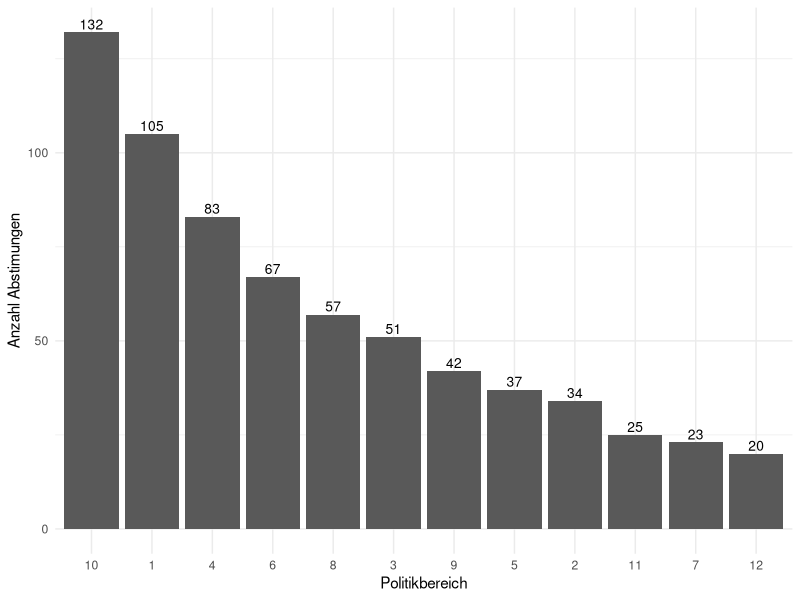
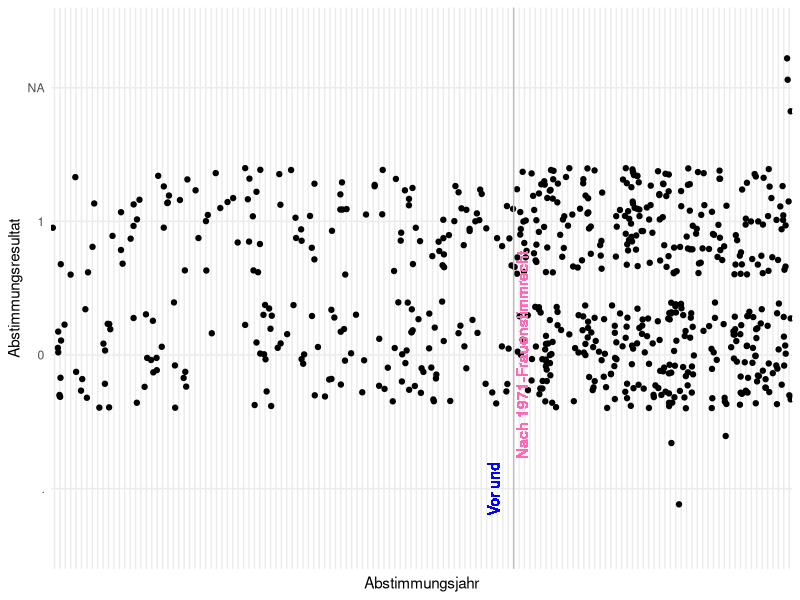
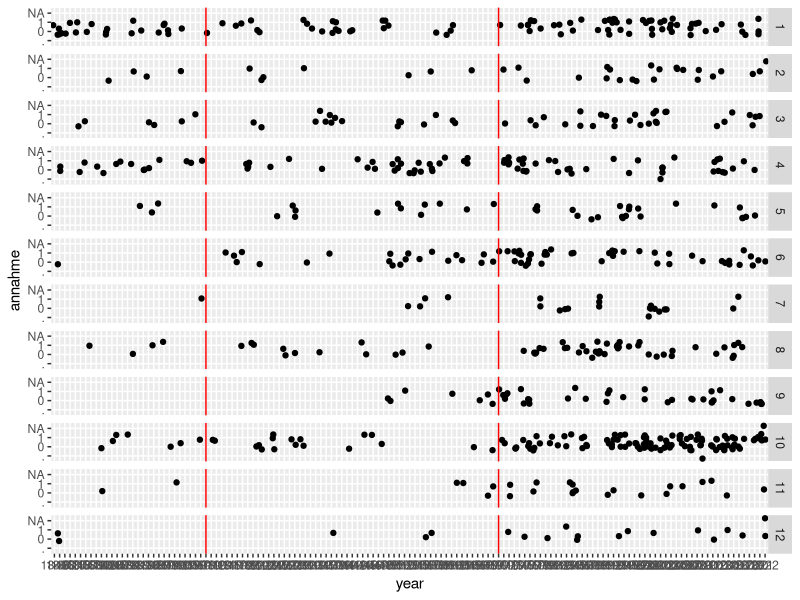
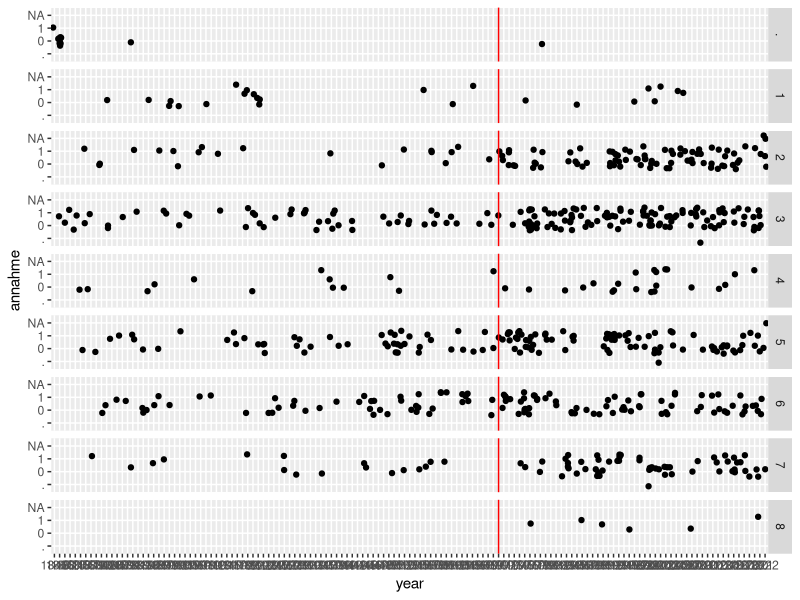

The R source for these figures, in order:
## ---- chunk 1
library(tidyverse)
library(dplyr)
library(tidyr)

svd <- read_csv2("swissvotes_dataset.csv")
## ---- chunk 2
pol_ber <- svd %>% count(d1e1, sort = TRUE)
pol_ber

ggplot(pol_ber, aes(reorder(d1e1, desc(n)), n)) +
  geom_bar(stat="identity") + 
  theme_minimal() +
  labs(x="Politikbereich", y="Anzahl Abstimungen")+
  geom_text(aes(label=n), vjust=-0.3, size=3.5)

## ---- chunk 3
#erstellen einer Spalte nur mit dem Datum als Jahr
year <- format(as.POSIXct(svd$datum, format='%d.%m.%Y'), format="%Y")
mutate(svd, jahr=year)

## ---- chunk 4
ggplot(svd, aes(year, annahme)) + 
  geom_jitter() + 
  theme_minimal()+
  theme(axis.ticks.x = element_blank(), 
        axis.text.x = element_blank()) +
  labs(x="Abstimmungsjahr", y="Abstimmungsresultat")+
  geom_vline(xintercept = "1971", colour = 'grey') +
  geom_text(aes(x='1971', label='Vor und', y="."), colour = 'blue', angle=90, vjust=-1.2, text=element_text(size = 3)) +
  geom_text(aes(x='1971', label='Nach 1971-Frauenstimmrecht', y="0"), colour = 'hotpink', angle=90, vjust=1.2, text=element_text(size = 3))

ggplot(svd, aes(year, annahme)) + 
  geom_jitter() + 
  facet_grid(rows = vars(d1e1)) + 
  geom_vline(xintercept = c("1971","1910"), colour = 'red')

ggplot(svd, aes(year, annahme)) + 
  geom_jitter() + 
  facet_grid(rows = vars(dep)) + 
  geom_vline(xintercept = "1971", colour = 'red')
## ---- chunk 5

ber1_w <- svd %>% count(d1e1, year="1971")
ber1_w

